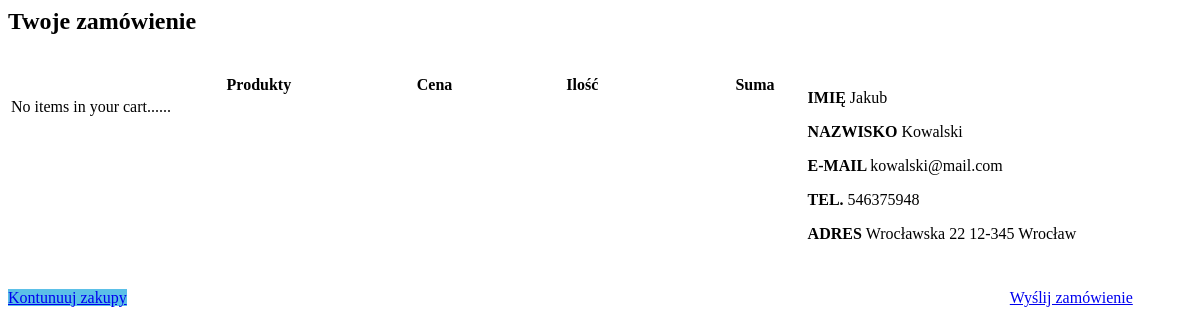
/checkout.php (signed in), run on the app's committed database.
### tables this page shows
CREATE TABLE `users` (
  `id` int(11) NOT NULL AUTO_INCREMENT,
  `email` varchar(255) NOT NULL,
  `login` varchar(32) NOT NULL,
  `password` varchar(255) NOT NULL,
  `firstname` varchar(255) NOT NULL,
  `lastname` varchar(255) NOT NULL,
  `phone` varchar(32) NOT NULL,
  `address` varchar(255) NOT NULL,
  `role` enum('seller','customer') NOT NULL,
  PRIMARY KEY (`id`)
);

### public/cart.php (called while the page is built, shortened)
<?php
class Cart {
    protected $cart_contents = array();
    public function __construct(){
        $this->cart_contents = !empty($_SESSION['cart_contents'])?$_SESSION['cart_contents']:NULL;
        if ($this->cart_contents === NULL){
            $this->cart_contents = array('cart_total' => 0, 'total_items' => 0);
        }
    }
    public function total_items(){
        return $this->cart_contents['total_items'];
    }
}

### public/checkout.php (the view, shortened to what this page needs)
<?php
include 'connect.php';
include 'cart.php';
$cart = new Cart;
$query = $db->query("SELECT * FROM users WHERE id =".$_SESSION['sessCustomerID']);
$custRow = $query->fetch(PDO::FETCH_ASSOC);
?>
<div class="container">
    <h2>Twoje zamówienie</h2></br>
    <table class="table">
    <thead>
        <tr>
            <th>Produkty</th>
            <th>Cena</th>
            <th>Ilość</th>
            <th>Suma</th>
        </tr>
    </thead>
    <tbody>
        <?php
        if($cart->total_items() > 0){
            $cartItems = $cart->contents();
            foreach($cartItems as $item){
        ?>
        <tr>
            <td><?php echo $item["name"]; ?></td>
            <td><?php echo $item["price"].' zł'; ?></td>
            <td><?php echo $item["qty"]; ?></td>
            <td><?php echo $item["subtotal"].' zł'; ?></td>
        </tr>
        <?php } }else{ ?>
        <tr><td colspan="4"><p>No items in your cart......</p></td>
        <?php } ?>
    </tbody>
    <tfoot>
        <tr>
            <td colspan="3"></td>
        </tr>
    </tfoot>
    </table>
    <div class="dane">
        <p><b>IMIĘ </b><?php echo $custRow['firstname']; ?></p>
        <p><b>NAZWISKO </b><?php echo $custRow['lastname']; ?></p>
        <p><b>E-MAIL </b><?php echo $custRow['email']; ?></p>
        <p><b>TEL. </b><?php echo $custRow['phone']; ?></p>
        <p><b>ADRES </b><?php echo $custRow['address']; ?></p>
    </div>
    <div class="footBtn">
        <div class="left"><a href="customer.php" class="btn btn-warning"><i class="glyphicon glyphicon-menu-left"></i> Kontunuuj zakupy</a></div>
        <div class="right"><a href="customer.php?value=cartAction&action=placeOrder" class="btn btn-success orderBtn">Wyślij zamówienie <i class="glyphicon glyphicon-menu-right"></i></a></div>
    </div>
</div>

### public/checkout.php (style rules this page uses)
.container { width: 100%;margin-bottom:80px; }
.table { width: 65%;float: left; }
.footBtn { width: 95%;float: left; }
.orderBtn { float: right; }
table th { text-align: right; }
.dane { width: 30%; float: left; margin-left: 30px; text-align: left; margin-bottom: 30px; }
.btn-warning { background-color: #5bc0e8; border-color: #37b1e3; }
.footBtn { float: left; }
.left { float: left; }
.right { float: right; }

### data on the page
users: firstname "Jakub", lastname "Kowalski", email "kowalski@mail.com", phone "546375948", address "Wrocławska 22 12-345 Wrocław"
